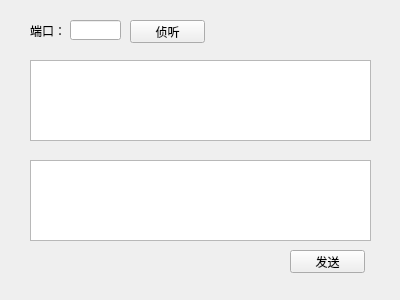
<?xml version="1.0" encoding="UTF-8"?>
<ui version="4.0">
 <class>MainWindow</class>
 <widget class="QMainWindow" name="MainWindow">
  <property name="geometry">
   <rect>
    <x>0</x>
    <y>0</y>
    <width>400</width>
    <height>300</height>
   </rect>
  </property>
  <property name="windowTitle">
   <string>MainWindow</string>
  </property>
  <widget class="QWidget" name="centralWidget">
   <widget class="QLineEdit" name="lineEdit_Port">
    <property name="geometry">
     <rect>
      <x>70</x>
      <y>20</y>
      <width>51</width>
      <height>20</height>
     </rect>
    </property>
   </widget>
   <widget class="QPushButton" name="pushButton_Listen">
    <property name="geometry">
     <rect>
      <x>130</x>
      <y>20</y>
      <width>75</width>
      <height>23</height>
     </rect>
    </property>
    <property name="text">
     <string>侦听</string>
    </property>
   </widget>
   <widget class="QLabel" name="label">
    <property name="geometry">
     <rect>
      <x>30</x>
      <y>20</y>
      <width>41</width>
      <height>21</height>
     </rect>
    </property>
    <property name="text">
     <string>端口：</string>
    </property>
   </widget>
   <widget class="QPushButton" name="pushButton_Send">
    <property name="geometry">
     <rect>
      <x>290</x>
      <y>250</y>
      <width>75</width>
      <height>23</height>
     </rect>
    </property>
    <property name="text">
     <string>发送</string>
    </property>
   </widget>
   <widget class="QTextEdit" name="textEdit_Recv">
    <property name="geometry">
     <rect>
      <x>30</x>
      <y>60</y>
      <width>341</width>
      <height>81</height>
     </rect>
    </property>
   </widget>
   <widget class="QTextEdit" name="textEdit_Send">
    <property name="geometry">
     <rect>
      <x>30</x>
      <y>160</y>
      <width>341</width>
      <height>81</height>
     </rect>
    </property>
   </widget>
  </widget>
  <widget class="QMenuBar" name="menuBar">
   <property name="geometry">
    <rect>
     <x>0</x>
     <y>0</y>
     <width>400</width>
     <height>23</height>
    </rect>
   </property>
  </widget>
 </widget>
 <layoutdefault spacing="6" margin="11"/>
 <resources/>
 <connections/>
</ui>
